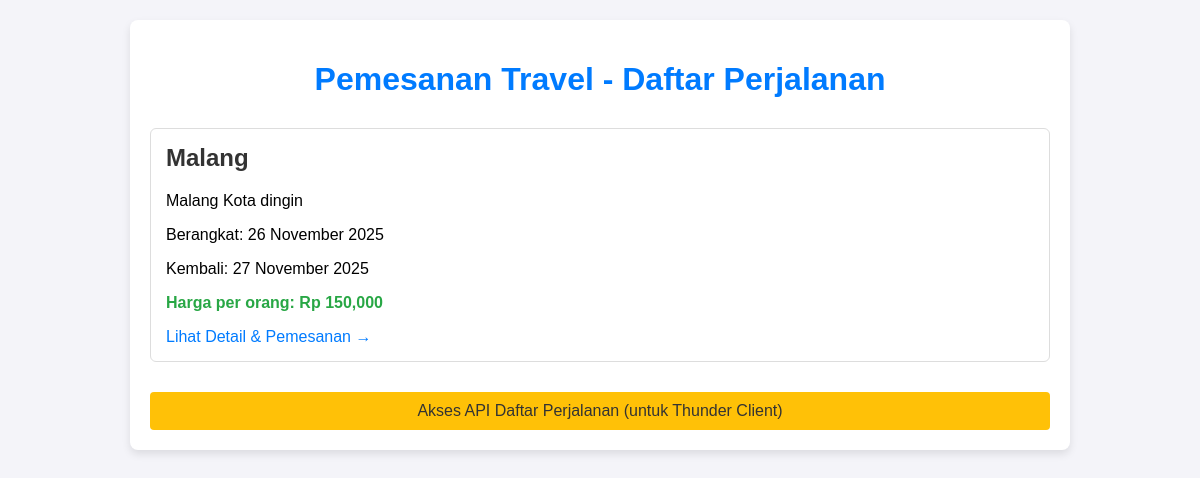
The page /travel/ on the database as committed earlier.
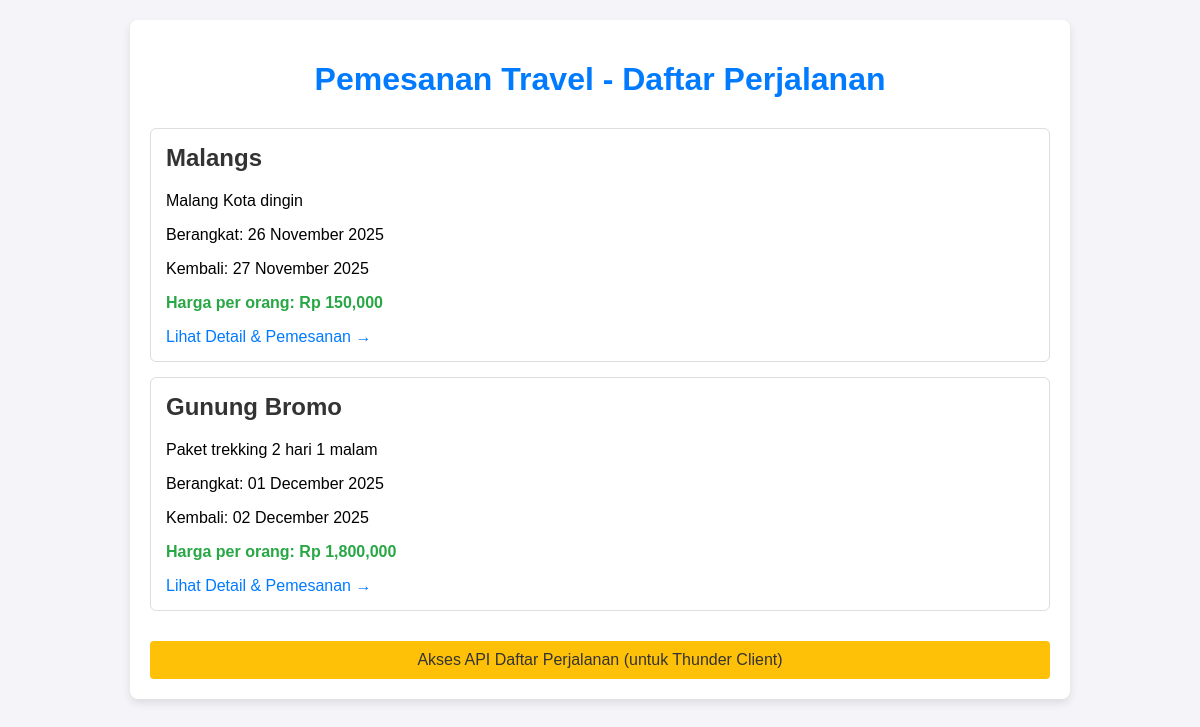
The same page on the database as committed later.
### travel/models.py (models this page shows, shortened)
class Perjalanan(models.Model):
    tujuan = models.CharField(max_length=100)
    deskripsi = models.TextField()
    tgl_berangkat = models.DateField()
    tgl_kembali = models.DateField()
    harga = models.DecimalField(max_digits=10, decimal_places=0) # Harga per orang

### travel/views.py (the view)
# urls.py: path('', views.daftar_perjalanan, name='daftar_perjalanan'), # <-- SUDAH DIKOREKSI
def daftar_perjalanan(request):
    semua_perjalanan = Perjalanan.objects.all().order_by('tgl_berangkat')
    context = {'perjalanan_list': semua_perjalanan}
    return render(request, 'travel/trip_list.html', context)

### travel/templates/travel/trip_list.html (shortened to what this page needs)
<!DOCTYPE html>
{% load humanize %}
<html lang="id">
<head>
</head>
<body>
    <div class="container">
        <h1>Pemesanan Travel - Daftar Perjalanan</h1>
        {% if perjalanan_list %}
            {% for perjalanan in perjalanan_list %}
                <div class="trip-card">
                    <h2>{{ perjalanan.tujuan }}</h2>
                    <p>{{ perjalanan.deskripsi|truncatechars:150 }}</p>
                    <p>Berangkat: {{ perjalanan.tgl_berangkat|date:"d F Y" }}</p>
                    <p>Kembali: {{ perjalanan.tgl_kembali|date:"d F Y" }}</p>
                    <p class="price">Harga per orang: Rp {{ perjalanan.harga|floatformat:0|intcomma }}</p>
                    <a href="{% url 'trip_detail' pk=perjalanan.pk %}" style="color: #007bff; text-decoration: none;">Lihat Detail & Pemesanan →</a>
                </div>
            {% endfor %}
        {% else %}
            <p style="text-align: center;">Belum ada paket perjalanan yang tersedia.</p>
        {% endif %}
        <a href="/api/perjalanan/" class="api-link">Akses API Daftar Perjalanan (untuk Thunder Client)</a>
    </div>
</body>
</html>

### travel/templates/travel/trip_list.html (style rules this page uses)
body { font-family: sans-serif; margin: 20px; background-color: #f4f4f9; }
.container { max-width: 900px; margin: auto; padding: 20px; background: white; border-radius: 8px; box-shadow: 0 4px 8px rgba(0,0,0,0.1); }
h1 { color: #007bff; text-align: center; margin-bottom: 30px; }
.trip-card { border: 1px solid #ddd; padding: 15px; margin-bottom: 15px; border-radius: 6px; transition: box-shadow 0.3s ease; }
.trip-card h2 { margin-top: 0; color: #333; }
.price { font-weight: bold; color: #28a745; margin-top: 10px; }
.api-link { display: block; text-align: center; margin-top: 30px; padding: 10px; background-color: #ffc107; color: #333; text-decoration: none; border-radius: 4px; }

Rows that differ between the two databases and show on the page:
changed Perjalanan "Malang Kota dingin": tujuan "Malang" → "Malangs"
added Perjalanan: tujuan "Gunung Bromo", deskripsi "Paket trekking 2 hari 1 malam", tgl_berangkat "01 December 2025", tgl_kembali "02 December 2025", harga "1,800,000"
